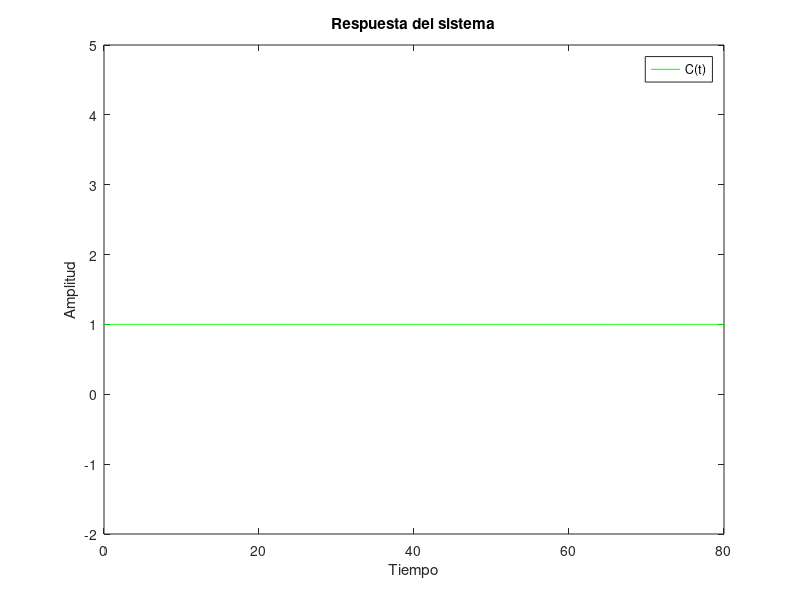
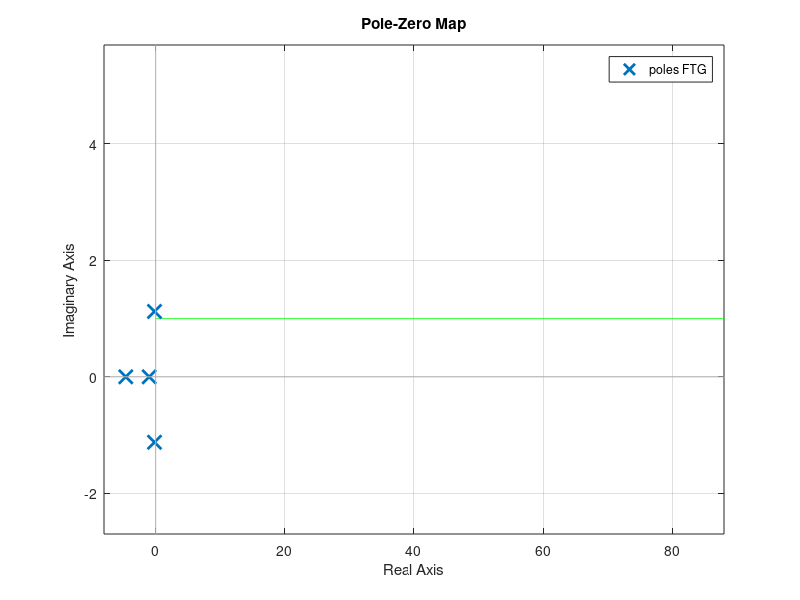

Here is the MATLAB script that generated these plots, in order:
%% ------------inciso A----------------------
hold on;

k = 1;                   %es estable
%k = 2.5;                % se desestabiliza, polos a la derecha
    % Según cálculos en carpeta --> 0 < k < 1.55

num = [k (2*k)];
den = [1 3 3 2 k];
    %   G1.G2
    % ---------
    % 1+G1.G2.H
   
FTG = tf(num, den);     
step(FTG, '-m');

t = (0:0.1:100);
    unitstep =t >= 0;               % dibuja un escalón unitario, tenemos que tener definido t
plot(t, unitstep, '-g');            % para dibujar una linea cte (de referencia)
    title('Respuesta del sistema');
    ylabel('Amplitud');
    xlabel('Tiempo');
    legend('C(t)');
    xlim([0 80]);
    ylim([-2 5]);

figure(2);
pzmap(FTG)

%% ------------inciso B----------------------
hold on;

% Según cálculos en carpeta --> -1.5 < k < 6.5
    k = 1;  % Estable
    %k = 7;  % Inestable

num = [k];
den = [0.5 3 4 4.5 (3*k)];
    %  k.G1.G2
    % ---------
    % 1+G1.G2.H
   
FTG = tf(num, den);     
step(FTG, '-m');

t = (0:0.1:100);
    unitstep =t >= 0;               
plot(t, unitstep, '-g');            
    title('Respuesta del sistema');
    ylabel('Amplitud');
    xlabel('Tiempo');
    legend('C(t)');
    xlim([0 80]);
    ylim([-2 5]);

figure(2);
pzmap(FTG)
